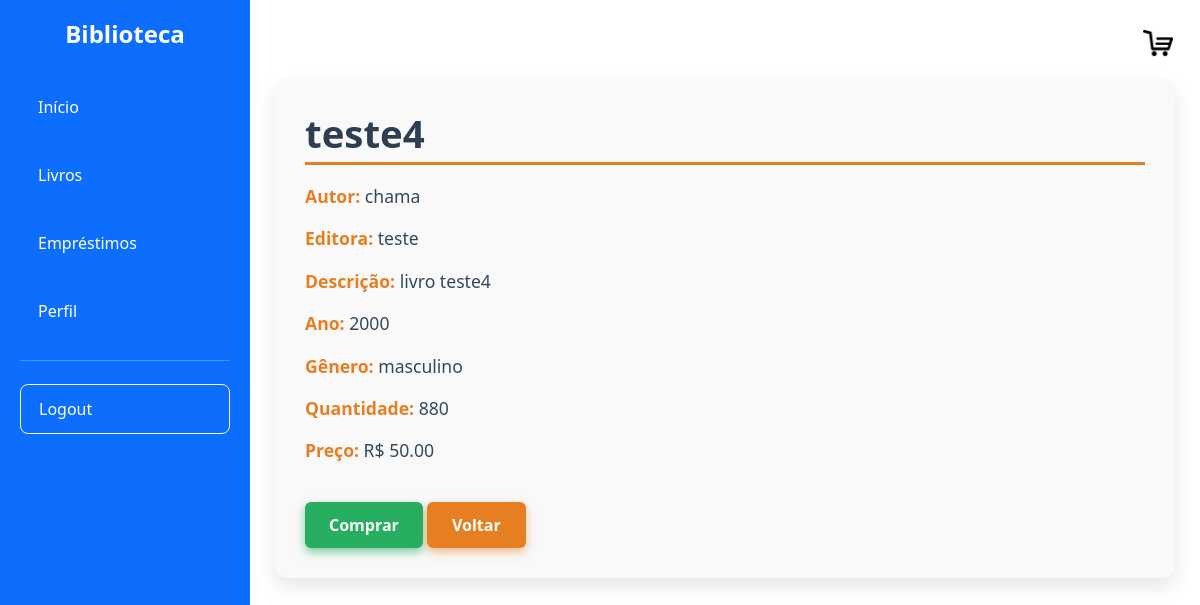
The app's page /livros/detalhes/4 (signed in) with its own data.
### models/livro.py (models this page shows)
class Livro(db.Model):
    __tablename__ = 'tb_livros'
    liv_id = db.Column(db.Integer, primary_key=True)
    liv_titulo = db.Column(db.String(200), nullable=False)
    liv_descricao = db.Column(db.String(450), nullable=False)
    liv_editora = db.Column(db.String(100))
    liv_ano = db.Column(db.Integer)
    liv_autor = db.Column(db.String(100))
    liv_genero = db.Column(db.String(50))
    liv_quantidade = db.Column(db.Integer)
    liv_preco = db.Column(db.Float, nullable=False, default=0.0)

### controllers/livros.py (the view)
@livros_bp.route("/detalhes/<int:livro_id>")
@login_required
def detalhes_livro(livro_id):
    livro = Livro.query.get_or_404(livro_id)
    return render_template("livros_detalhes.html", livro=livro)

### templates/livros_detalhes.html (shortened to what this page needs)
{% extends 'base.html' %}
{% block content %}
<link rel="stylesheet" href="{{ url_for('static', filename='livros_detalhes.css') }}">
  <div class="detalhes-container">
    <div class="info-livro">
      <h2>{{ livro.liv_titulo }}</h2>
      <p><strong>Autor:</strong> {{ livro.liv_autor }}</p>
      <p><strong>Editora:</strong> {{ livro.liv_editora }}</p>
      <p><strong>Descrição:</strong>  {{ (livro.liv_descricao) }}</p>
      <p><strong>Ano:</strong> {{ livro.liv_ano }}</p>
      <p><strong>Gênero:</strong> {{ livro.liv_genero }}</p>
      <p><strong>Quantidade:</strong> {{ livro.liv_quantidade }}</p>
      <p><strong>Preço:</strong> R$ {{ "%.2f"|format(livro.liv_preco) }}</p>
      <div class="botoes-container">
        <button class="btn-comprar">Comprar</button>
        <a href="{{ url_for('livros.lista_livros') }}" class="btn-voltar">Voltar</a>
      </div>
    </div>
  </div>
{% endblock %}

### static/livros_detalhes.css (style rules this page uses)
.detalhes-container { max-width: 900px; margin: 40px auto; display: flex; gap: 40px; background: #f9f9f9; padding: 30px; border-radius: 12px; box-shadow: 0 8px 20px rgba(0,0,0,0.1); font-family: 'Segoe UI', Tahoma, Geneva, Verdana, sans-serif; }
.info-livro { flex: 1 1 500px; display: flex; flex-direction: column; justify-content: space-between; }
.info-livro h2 { font-size: 2.4rem; margin-bottom: 10px; color: #2c3e50; font-weight: 700; border-bottom: 3px solid #e67e22; padding-bottom: 6px; }
.info-livro p { font-size: 1.1rem; color: #34495e; line-height: 1.5; margin: 8px 0; }
.info-livro p strong { color: #e67e22; }
.btn-voltar { align-self: flex-start; margin-top: 30px; padding: 12px 25px; background-color: #e67e22; color: white; text-decoration: none; font-weight: 600; border-radius: 6px; box-shadow: 0 4px 10px rgba(230, 126, 34, 0.5); transition: background-color 0.3s ease; }
.btn-comprar { margin-top: 30px; padding: 11px 24px; background-color: #27ae60; color: white; font-weight: 700; font-size: 1.0rem; border: none; border-radius: 6px; cursor: pointer; box-shadow: 0 4px 10px rgba(39, 174, 96, 0.6); transition: background-color 0.3s ease, box-shadow 0.3s ease; align-self: flex-start; }

### records on screen
Livro: liv_titulo "teste4", liv_autor "chama", liv_editora "teste", liv_descricao "livro teste4", liv_ano "2000", liv_genero "masculino", liv_quantidade "880", liv_preco "50.00"
